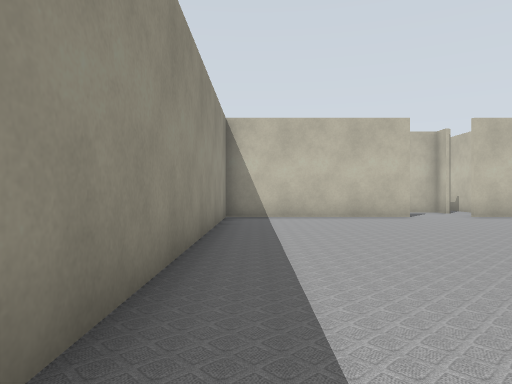
View 1 (above)

24 first-person views from a walk through a Gazebo world. The camera is 0.72 m above the floor, looks level and sees 70° across. Floor lines are 1 m apart. The floor is counted in squares, 1 m on a side. Each view is taken from the middle of a square. On the plan, view 1 faces up. The plan holds only what a view shows up to about 11 squares ahead; the rest is blank. The place goes on beyond the plan.

View 2
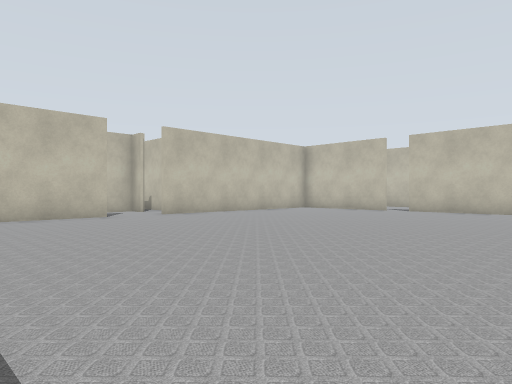

View 3
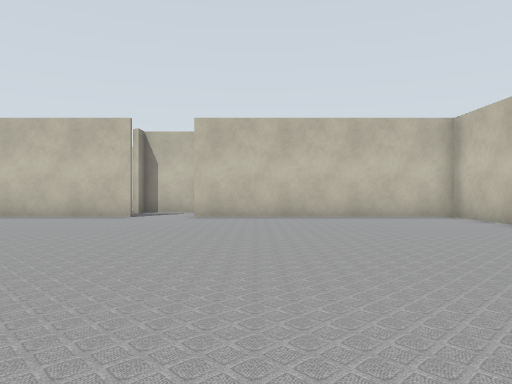

View 4
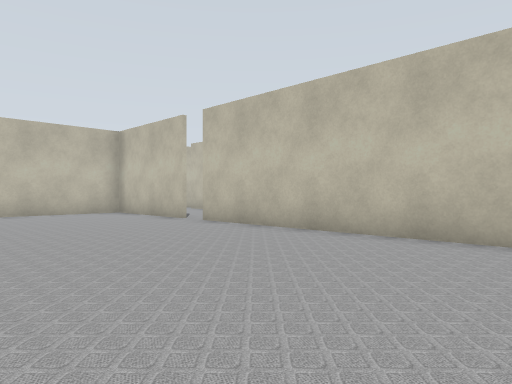

View 5
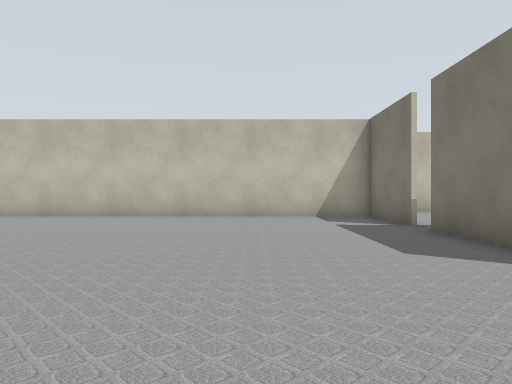

View 6
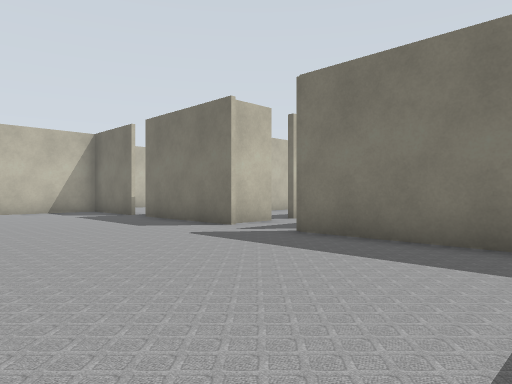

View 7
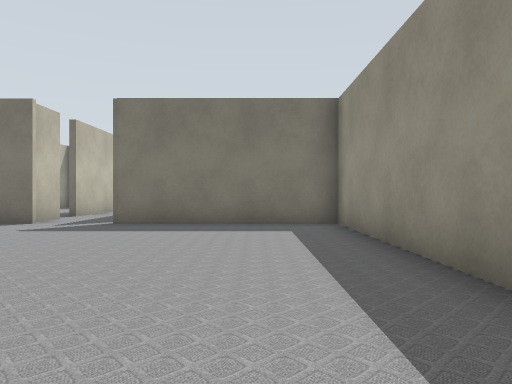

View 8
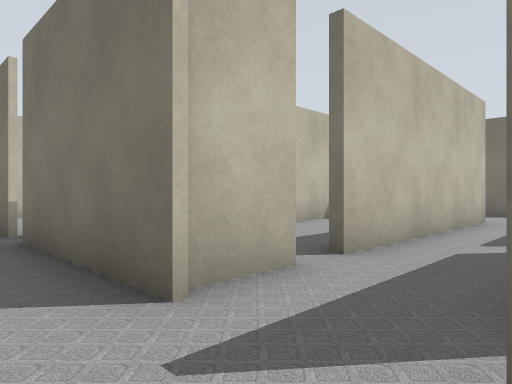

View 9
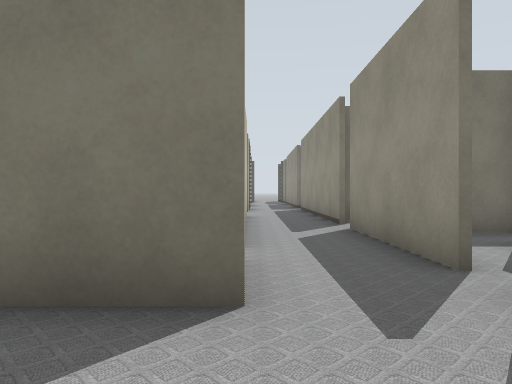

View 10
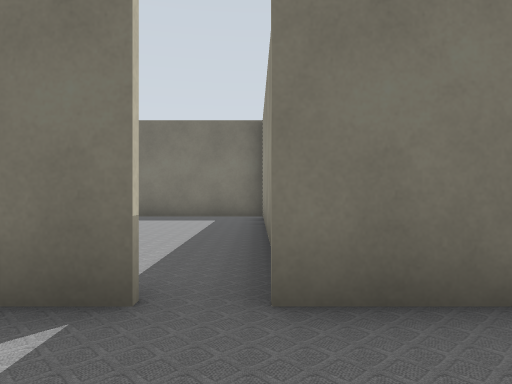

View 11
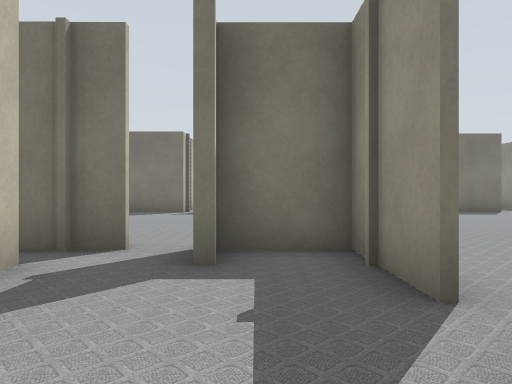

View 12
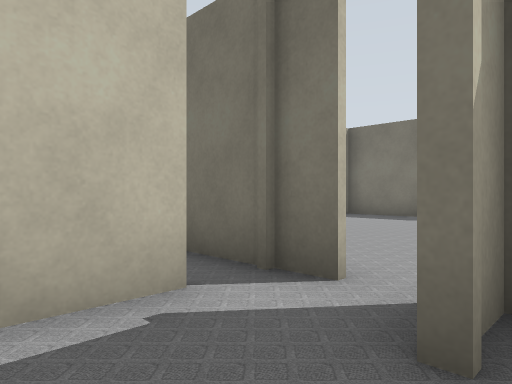

View 13
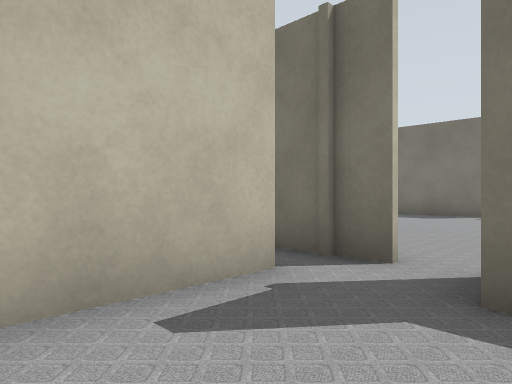

View 14
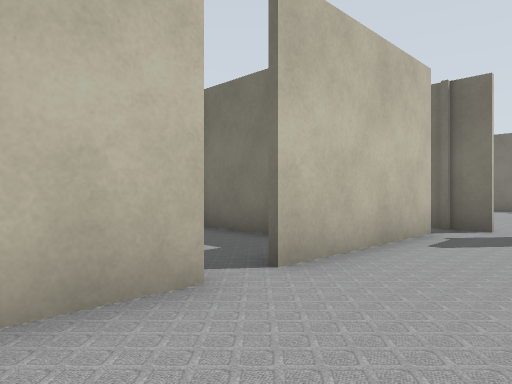

View 15
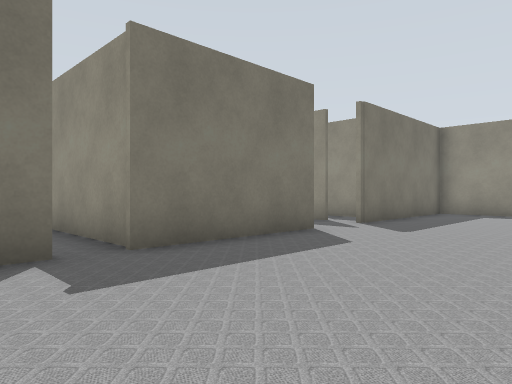

View 16
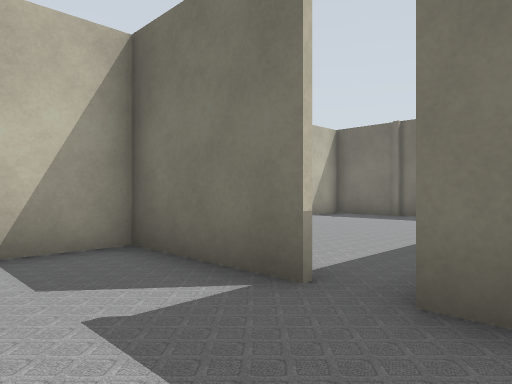

View 17
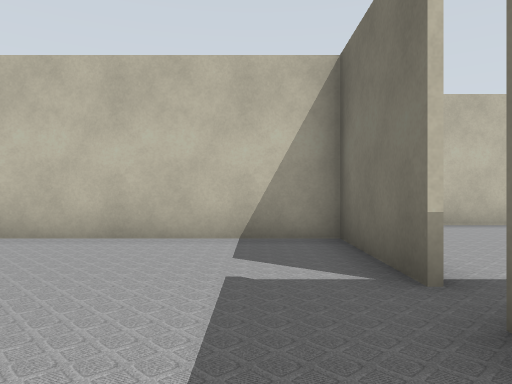

View 18
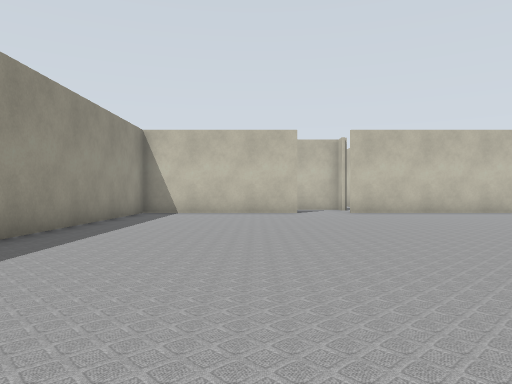

View 19
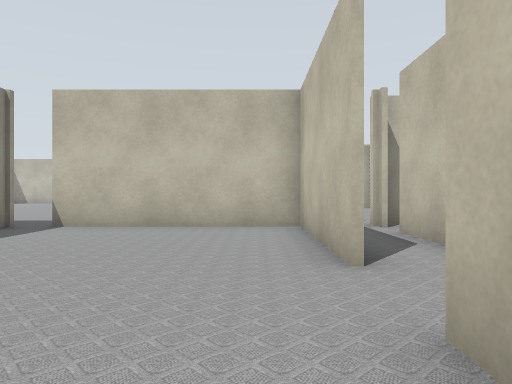

View 20
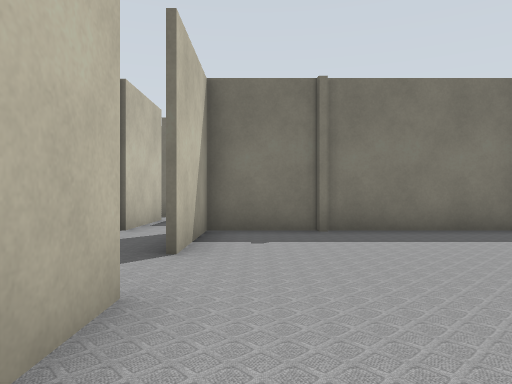

View 21
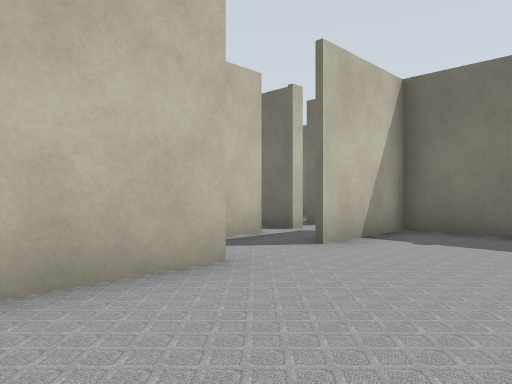

View 22
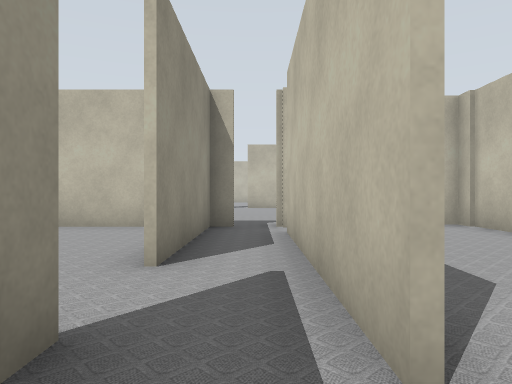

View 23
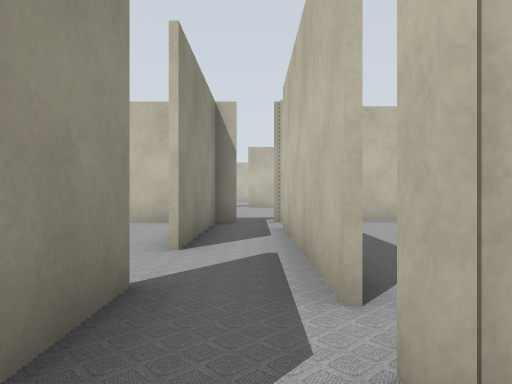

View 24
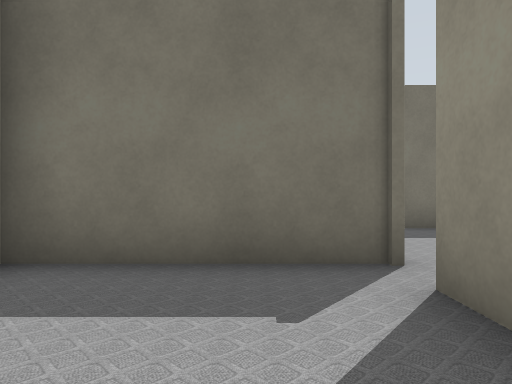

### Floor plan
Key: @ floor where view 1 was taken; # wall or solid block; x gap in a wall; . floor; T thing the floor can be seen under or through.
Columns run from 1 left of view 1 to 21 right of it. Each row starts with its distance up from view 1.
 11 ######.#########..#
 10 #..............#..#
  9 #..............#..#
  8 #..............#..#
  7 #..............#..#
  6 #.................#
  5 #..............#..T
  4 #..............#.TT
  3 #..............##TT##
  2 #..............# ...
  1 #..............# ...
  0 #@.............# ....
 -1 #..............#  ...
 -2 #..............#  ....
 -3 #..............#  ....
 -4 #..............#  ....
 -5 ######.#####x#####.####
 -6    ##..#   #.....#.....
 -7     ##.#   #.....#.#...
 -8      #.#   #.....#.#...
 -9      #.#   #.....#.#..
-10    ###.#   #.......#..
-11      x.#   #.......#...
-12      #.#   #.....#.....
-13      #.#   #.....#.####
-14      #.#   #######.x
-15        .         ..#
-16        .#       ##.#
-17        ##

Where each view was taken, in squares from view 1:
view 1: 0 up, 0 right, facing up
view 2: 0 up, 0 right, facing up-right
view 3: 0 up, 8 right, facing up
view 4: 2 down, 8 right, facing up-right
view 5: 2 down, 3 right, facing right
view 6: 0 up, 0 right, facing down-right
view 7: 3 up, 1 right, facing down
view 8: 4 down, 4 right, facing down-right
view 9: 3 down, 6 right, facing down
view 10: 3 down, 10 right, facing down
view 11: 8 up, 15 right, facing down
view 12: 6 up, 15 right, facing down-right
view 13: 7 up, 15 right, facing down-right
view 14: 11 up, 15 right, facing down-right
view 15: 1 down, 12 right, facing down-left
view 16: 3 down, 9 right, facing down-right
view 17: 4 down, 8 right, facing right
view 18: 2 down, 3 right, facing up
view 19: 13 down, 15 right, facing up
view 20: 7 down, 15 right, facing down
view 21: 7 down, 13 right, facing down-right
view 22: 13 down, 17 right, facing up
view 23: 14 down, 17 right, facing up
view 24: 9 down, 19 right, facing down
